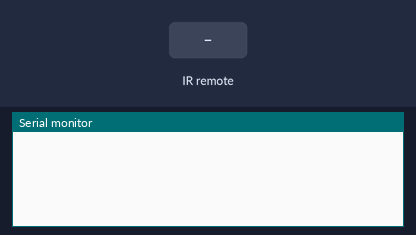
The sketch below on a simulated Arduino Uno, built with avr-gcc and run on an emulated ATmega328P. On the bench: the last lines printed to the serial monitor. The test bench sets the inputs (shaded band).

Above: at 1.2 s.
1.3 s: infrared code 0xFF0008F7 received
At 2.4 s:
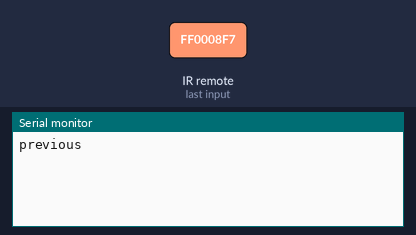
2.8 s: infrared code 0xFF0058A7 received
At 3.5 s:
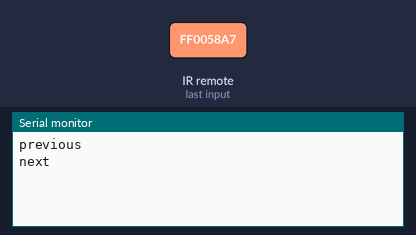
4.3 s: infrared code 0xFF009867 received
At 4.7 s:
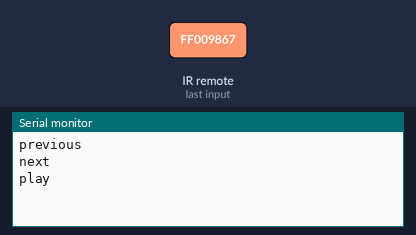
5.8 s: infrared code 0xFF00E817 received
At 7.0 s:
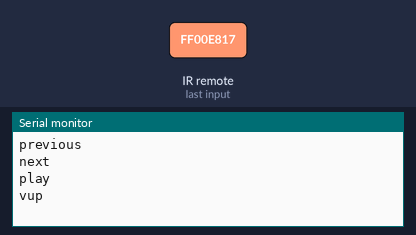
7.3 s: infrared code 0xFF00D827 received
At 8.1 s:
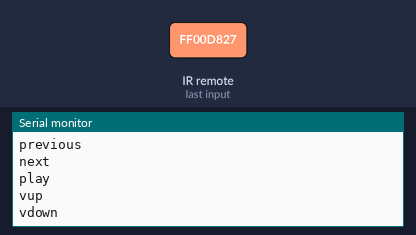
8.8 s: infrared code 0xFF0018E7 received
At 9.3 s:
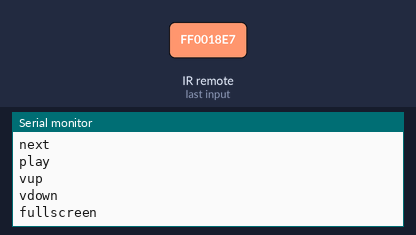

Measured:
- after the input at 1.3 s, the serial monitor: prints a new line at once (image 1)
- after the input at 2.8 s, the serial monitor: prints a new line at once (image 2)
- after the input at 4.3 s, the serial monitor: prints a new line at once (image 3)
- after the input at 5.8 s, the serial monitor: prints a new line at once (image 4)
- after the input at 7.3 s, the serial monitor: prints a new line at once (image 5)
- after the input at 8.8 s, the serial monitor: prints a new line at once (image 6)

The sketch:

controle_c.ino
```cpp
// (licence header left out)
#include <IRremote.h>

int RECV_PIN = 11;

IRrecv irrecv(RECV_PIN);

decode_results results;

void setup()
{
  Serial.begin(9600);
  irrecv.enableIRIn(); // Start the receiver
}

void loop() {
  if (irrecv.decode(&results)) {

    if (results.value == 0xFF0008F7)
      Serial.println("previous");

    if (results.value == 0xFF0058A7)
      Serial.println("next");

    if (results.value == 0xFF009867)
      Serial.println("play");

    if (results.value == 0xFF00E817)
      Serial.println("vup");

    if (results.value == 0xFF00D827)
      Serial.println("vdown");

     if (results.value == 0xFF0018E7)
      Serial.println("fullscreen");

     if (results.value == 0xFF00D02F)
      Serial.println("subtitle");

    irrecv.resume(); // Receive the next value
  }
}
```
